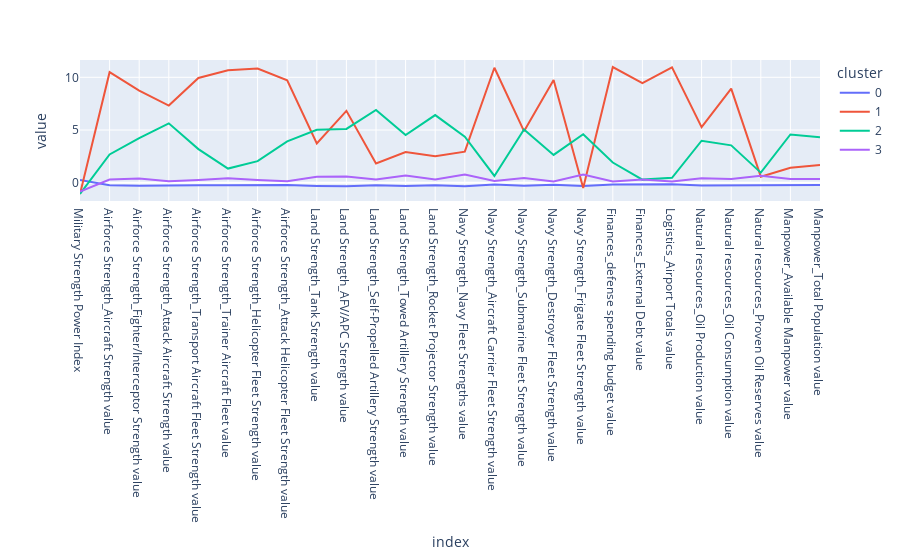

Notebook code for this chart:
### Code cell
fig= px.line(clus_pred)
fig.show()

### Figure 1 — Plotly figure (JSON) as saved in the notebook; plotly's stock layout.template omitted (floating-point values rounded to 4 significant figures)
{"data": [{"hovertemplate": "cluster=0<br>index=%{x}<br>value=%{y}<extra></extra>", "legendgroup": "0", "line": {"color": "#636efa", "dash": "solid"}, "marker": {"symbol": "circle"}, "mode": "lines", "name": "0", "orientation": "v", "showlegend": true, "type": "scatter", "x": ["Military Strength Power Index", "Airforce Strength_Aircraft Strength value", "Airforce Strength_Fighter/Interceptor Strength value", "Airforce Strength_Attack Aircraft Strength value", "Airforce Strength_Transport Aircraft Fleet Strength value", "Airforce Strength_Trainer Aircraft Fleet value", "Airforce Strength_Helicopter Fleet Strength value", "Airforce Strength_Attack Helicopter Fleet Strength value", "Land Strength_Tank Strength value", "Land Strength_AFV/APC Strength value", "Land Strength_Self-Propelled Artillery Strength value", "Land Strength_Towed Artillery Strength value", "Land Strength_Rocket Projector Strength value", "Navy Strength_Navy Fleet Strengths value", "Navy Strength_Aircraft Carrier Fleet Strength value", "Navy Strength_Submarine Fleet Strength value", "Navy Strength_Destroyer Fleet Strength value", "Navy Strength_Frigate Fleet Strength value", "Finances_defense spending budget value", "Finances_External Debt value", "Logistics_Airport Totals value", "Natural resources_Oil Production value", "Natural resources_Oil Consumption value", "Natural resources_Proven Oil Reserves value", "Manpower_Available Manpower value", "Manpower_Total Population value"], "xaxis": "x", "y": [0.2679, -0.2385, -0.2791, -0.2209, -0.2324, -0.2474, -0.2197, -0.2111, -0.2957, -0.3307, -0.2394, -0.3138, -0.2321, -0.334, -0.1637, -0.2722, -0.1774, -0.3028, -0.1727, -0.1854, -0.1505, -0.2494, -0.2542, -0.2108, -0.2009, -0.203], "yaxis": "y"}, {"hovertemplate": "cluster=1<br>index=%{x}<br>value=%{y}<extra></extra>", "legendgroup": "1", "line": {"color": "#EF553B", "dash": "solid"}, "marker": {"symbol": "circle"}, "mode": "lines", "name": "1", "orientation": "v", "showlegend": true, "type": "scatter", "x": ["Military Strength Power Index", "Airforce Strength_Aircraft Strength value", "Airforce Strength_Fighter/Interceptor Strength value", "Airforce Strength_Attack Aircraft Strength value", "Airforce Strength_Transport Aircraft Fleet Strength value", "Airforce Strength_Trainer Aircraft Fleet value", "Airforce Strength_Helicopter Fleet Strength value", "Airforce Strength_Attack Helicopter Fleet Strength value", "Land Strength_Tank Strength value", "Land Strength_AFV/APC Strength value", "Land Strength_Self-Propelled Artillery Strength value", "Land Strength_Towed Artillery Strength value", "Land Strength_Rocket Projector Strength value", "Navy Strength_Navy Fleet Strengths value", "Navy Strength_Aircraft Carrier Fleet Strength value", "Navy Strength_Submarine Fleet Strength value", "Navy Strength_Destroyer Fleet Strength value", "Navy Strength_Frigate Fleet Strength value", "Finances_defense spending budget value", "Finances_External Debt value", "Logistics_Airport Totals value", "Natural resources_Oil Production value", "Natural resources_Oil Consumption value", "Natural resources_Proven Oil Reserves value", "Manpower_Available Manpower value", "Manpower_Total Population value"], "xaxis": "x", "y": [-1.061, 10.49, 8.73, 7.318, 9.944, 10.67, 10.83, 9.708, 3.737, 6.82, 1.828, 2.922, 2.505, 2.948, 10.91, 4.892, 9.736, -0.4971, 10.97, 9.449, 10.94, 5.278, 8.93, 0.577, 1.418, 1.678], "yaxis": "y"}, {"hovertemplate": "cluster=2<br>index=%{x}<br>value=%{y}<extra></extra>", "legendgroup": "2", "line": {"color": "#00cc96", "dash": "solid"}, "marker": {"symbol": "circle"}, "mode": "lines", "name": "2", "orientation": "v", "showlegend": true, "type": "scatter", "x": ["Military Strength Power Index", "Airforce Strength_Aircraft Strength value", "Airforce Strength_Fighter/Interceptor Strength value", "Airforce Strength_Attack Aircraft Strength value", "Airforce Strength_Transport Aircraft Fleet Strength value", "Airforce Strength_Trainer Aircraft Fleet value", "Airforce Strength_Helicopter Fleet Strength value", "Airforce Strength_Attack Helicopter Fleet Strength value", "Land Strength_Tank Strength value", "Land Strength_AFV/APC Strength value", "Land Strength_Self-Propelled Artillery Strength value", "Land Strength_Towed Artillery Strength value", "Land Strength_Rocket Projector Strength value", "Navy Strength_Navy Fleet Strengths value", "Navy Strength_Aircraft Carrier Fleet Strength value", "Navy Strength_Submarine Fleet Strength value", "Navy Strength_Destroyer Fleet Strength value", "Navy Strength_Frigate Fleet Strength value", "Finances_defense spending budget value", "Finances_External Debt value", "Logistics_Airport Totals value", "Natural resources_Oil Production value", "Natural resources_Oil Consumption value", "Natural resources_Proven Oil Reserves value", "Manpower_Available Manpower value", "Manpower_Total Population value"], "xaxis": "x", "y": [-1.055, 2.687, 4.231, 5.635, 3.193, 1.345, 2.05, 3.923, 5.019, 5.107, 6.899, 4.532, 6.419, 4.373, 0.647, 5.05, 2.642, 4.603, 1.916, 0.2984, 0.4737, 3.987, 3.545, 0.9594, 4.582, 4.317], "yaxis": "y"}, {"hovertemplate": "cluster=3<br>index=%{x}<br>value=%{y}<extra></extra>", "legendgroup": "3", "line": {"color": "#ab63fa", "dash": "solid"}, "marker": {"symbol": "circle"}, "mode": "lines", "name": "3", "orientation": "v", "showlegend": true, "type": "scatter", "x": ["Military Strength Power Index", "Airforce Strength_Aircraft Strength value", "Airforce Strength_Fighter/Interceptor Strength value", "Airforce Strength_Attack Aircraft Strength value", "Airforce Strength_Transport Aircraft Fleet Strength value", "Airforce Strength_Trainer Aircraft Fleet value", "Airforce Strength_Helicopter Fleet Strength value", "Airforce Strength_Attack Helicopter Fleet Strength value", "Land Strength_Tank Strength value", "Land Strength_AFV/APC Strength value", "Land Strength_Self-Propelled Artillery Strength value", "Land Strength_Towed Artillery Strength value", "Land Strength_Rocket Projector Strength value", "Navy Strength_Navy Fleet Strengths value", "Navy Strength_Aircraft Carrier Fleet Strength value", "Navy Strength_Submarine Fleet Strength value", "Navy Strength_Destroyer Fleet Strength value", "Navy Strength_Frigate Fleet Strength value", "Finances_defense spending budget value", "Finances_External Debt value", "Logistics_Airport Totals value", "Natural resources_Oil Production value", "Natural resources_Oil Consumption value", "Natural resources_Proven Oil Reserves value", "Manpower_Available Manpower value", "Manpower_Total Population value"], "xaxis": "x", "y": [-0.8318, 0.306, 0.4037, 0.1537, 0.2692, 0.4207, 0.2713, 0.1538, 0.5756, 0.5895, 0.3169, 0.6987, 0.3011, 0.7793, 0.1664, 0.4531, 0.1204, 0.7696, 0.1109, 0.3142, 0.1305, 0.431, 0.3559, 0.6546, 0.3503, 0.3668], "yaxis": "y"}], "layout": {"legend": {"title": {"text": "cluster"}, "tracegroupgap": 0}, "margin": {"t": 60}, "xaxis": {"anchor": "y", "domain": [0, 1], "title": {"text": "index"}}, "yaxis": {"anchor": "x", "domain": [0, 1], "title": {"text": "value"}}}}
